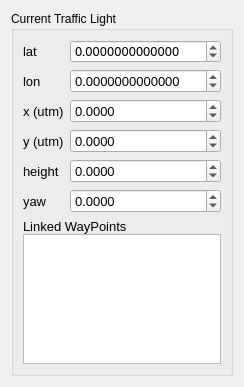
       <widget class="QWidget" name="trafficLightTab">
        <property name="geometry">
         <rect>
          <x>0</x>
          <y>0</y>
          <width>240</width>
          <height>387</height>
         </rect>
        </property>
        <property name="maximumSize">
         <size>
          <width>240</width>
          <height>16777215</height>
         </size>
        </property>
        <attribute name="label">
         <string>Traffic Light</string>
        </attribute>
        <layout class="QVBoxLayout" name="verticalLayout_4">
         <item>
          <widget class="QGroupBox" name="trafficLightBox">
           <property name="title">
            <string>Current Traffic Light</string>
           </property>
           <layout class="QVBoxLayout" name="verticalLayout_2">
            <item>
             <layout class="QGridLayout" name="gridLayout_2">
              <item row="0" column="0">
               <widget class="QLabel" name="label_tlLat">
                <property name="font">
                 <font>
                  <pointsize>10</pointsize>
                 </font>
                </property>
                <property name="text">
                 <string>lat</string>
                </property>
               </widget>
              </item>
              <item row="0" column="1">
               <widget class="QDoubleSpinBox" name="tlLat">
                <property name="font">
                 <font>
                  <family>FreeSans</family>
                  <pointsize>10</pointsize>
                 </font>
                </property>
                <property name="decimals">
                 <number>13</number>
                </property>
                <property name="minimum">
                 <double>-180.000000000000000</double>
                </property>
                <property name="maximum">
                 <double>180.000000000000000</double>
                </property>
                <property name="singleStep">
                 <double>0.000000000100000</double>
                </property>
                <property name="value">
                 <double>0.000000000000000</double>
                </property>
               </widget>
              </item>
              <item row="1" column="0">
               <widget class="QLabel" name="label_tlLon">
                <property name="font">
                 <font>
                  <pointsize>10</pointsize>
                 </font>
                </property>
                <property name="text">
                 <string>lon</string>
                </property>
               </widget>
              </item>
              <item row="1" column="1">
               <widget class="QDoubleSpinBox" name="tlLon">
                <property name="font">
                 <font>
                  <pointsize>10</pointsize>
                 </font>
                </property>
                <property name="decimals">
                 <number>13</number>
                </property>
                <property name="minimum">
                 <double>-180.000000000000000</double>
                </property>
                <property name="maximum">
                 <double>180.000000000000000</double>
                </property>
                <property name="singleStep">
                 <double>0.000000000100000</double>
                </property>
               </widget>
              </item>
              <item row="2" column="0">
               <widget class="QLabel" name="label_tlUtmX">
                <property name="font">
                 <font>
                  <pointsize>10</pointsize>
                 </font>
                </property>
                <property name="text">
                 <string>x (utm)</string>
                </property>
               </widget>
              </item>
              <item row="2" column="1">
               <widget class="QDoubleSpinBox" name="tlUtmX">
                <property name="font">
                 <font>
                  <pointsize>10</pointsize>
                 </font>
                </property>
                <property name="decimals">
                 <number>4</number>
                </property>
                <property name="minimum">
                 <double>-10000000000.000000000000000</double>
                </property>
                <property name="maximum">
                 <double>10000000000.000000000000000</double>
                </property>
               </widget>
              </item>
              <item row="3" column="0">
               <widget class="QLabel" name="label_tlUtmY">
                <property name="font">
                 <font>
                  <pointsize>10</pointsize>
                 </font>
                </property>
                <property name="text">
                 <string>y (utm)</string>
                </property>
               </widget>
              </item>
              <item row="3" column="1">
               <widget class="QDoubleSpinBox" name="tlUtmY">
                <property name="font">
                 <font>
                  <pointsize>10</pointsize>
                 </font>
                </property>
                <property name="decimals">
                 <number>4</number>
                </property>
                <property name="minimum">
                 <double>-10000000000.000000000000000</double>
                </property>
                <property name="maximum">
                 <double>10000000000.000000000000000</double>
                </property>
               </widget>
              </item>
              <item row="4" column="0">
               <widget class="QLabel" name="label_tlHeight">
                <property name="font">
                 <font>
                  <pointsize>10</pointsize>
                 </font>
                </property>
                <property name="text">
                 <string>height</string>
                </property>
               </widget>
              </item>
              <item row="4" column="1">
               <widget class="QDoubleSpinBox" name="tlHeight">
                <property name="font">
                 <font>
                  <pointsize>10</pointsize>
                 </font>
                </property>
                <property name="decimals">
                 <number>4</number>
                </property>
                <property name="minimum">
                 <double>-10000000000.000000000000000</double>
                </property>
                <property name="maximum">
                 <double>10000000000.000000000000000</double>
                </property>
               </widget>
              </item>
              <item row="5" column="0">
               <widget class="QLabel" name="label_tlOrientation">
                <property name="font">
                 <font>
                  <pointsize>10</pointsize>
                 </font>
                </property>
                <property name="text">
                 <string>yaw</string>
                </property>
               </widget>
              </item>
              <item row="5" column="1">
               <widget class="QDoubleSpinBox" name="tlOrientation">
                <property name="font">
                 <font>
                  <pointsize>10</pointsize>
                 </font>
                </property>
                <property name="decimals">
                 <number>4</number>
                </property>
                <property name="minimum">
                 <double>-10000000000.000000000000000</double>
                </property>
                <property name="maximum">
                 <double>10000000000.000000000000000</double>
                </property>
               </widget>
              </item>
             </layout>
            </item>
            <item>
             <layout class="QGridLayout" name="gridLayout_7" rowstretch="0,0">
              <property name="verticalSpacing">
               <number>0</number>
              </property>
              <property name="topMargin">
               <number>0</number>
              </property>
              <item row="0" column="0">
               <widget class="QLabel" name="label_tlLinkedWaypoints">
                <property name="font">
                 <font>
                  <pointsize>10</pointsize>
                 </font>
                </property>
                <property name="text">
                 <string>Linked WayPoints</string>
                </property>
               </widget>
              </item>
              <item row="1" column="0">
               <widget class="QListWidget" name="tlLinkedWayPoints">
                <property name="editTriggers">
                 <set>QAbstractItemView::AllEditTriggers</set>
                </property>
               </widget>
              </item>
             </layout>
            </item>
           </layout>
          </widget>
         </item>
         <item>
          <spacer name="spacer_2">
           <property name="orientation">
            <enum>Qt::Vertical</enum>
           </property>
           <property name="sizeHint" stdset="0">
            <size>
             <width>20</width>
             <height>26</height>
            </size>
           </property>
          </spacer>
         </item>
        </layout>
       </widget>
